Frame 1 (no input): blank canvas, image omitted
Frame 60 (the mouse pressed at the canvas centre just before this capture): blank canvas, image omitted
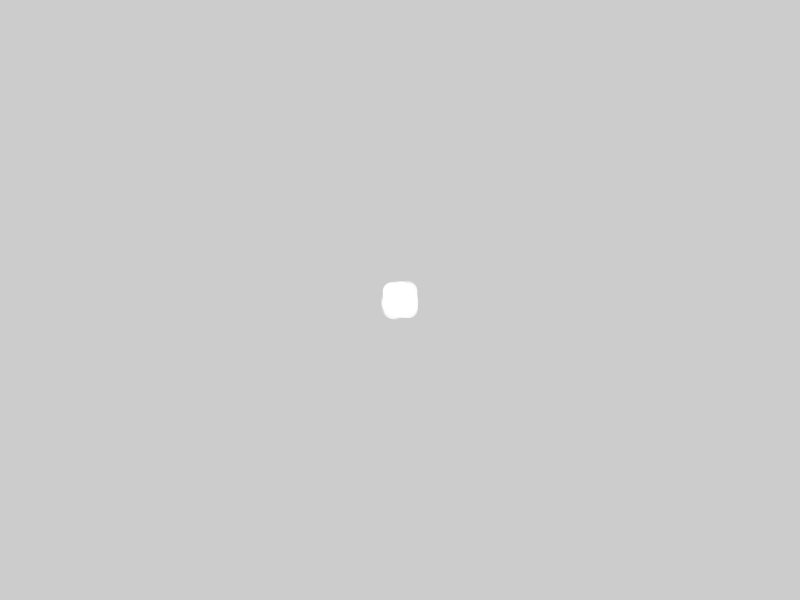
Frame 120 (the mouse held since frame 60 and released just before this capture)

The Processing sketch whose frames 1 and 60 were blank and that drew this single picture after the mouse press (run headless with seeded random() and noise(); from frame 60 on, the mouse is pressed at the canvas centre):

// Processing sketch: Drawing201
// ── Drawing201.pde

// setup the processing sketch

void setup(){
 
    // create a window with dimensions w & h
    size(800, 600);
    
    // set the frame rate to 30 FPS
    frameRate(30);
    
    // disable stroke around circle
    noStroke();
}

// draw function (called 30x/sec)

void draw(){
  
    if( mousePressed ){
      
      // when the mouse is pressed
      // draw 10 'marks' every frame
      
      for(int i=0; i<10; i++){
       
          // calculate brush elements randomly
          float w = random(1, 20); // width
          float x = random(-10, 10); // x offset +/-
          float y = random(-10, 10); // y offset +/-
          float a = random(50, 200); // alpha 
          
          // set the draw color
          fill( 255, a);
        
          // draw an ellipse close to the mouse position
          // with the random w 
          ellipse(mouseX+x, mouseY+y, w, w);
      }
    }
}

// called when you press a key on your keyboard

void keyPressed(){
    
    // clear screen when you press 'c'
    if( key == 'c') background(200);
}
